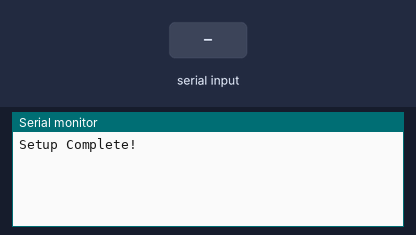
This sketch was run on a simulated Arduino Uno, built with avr-gcc and run on an emulated ATmega328P. Shown: the last lines printed to the serial monitor. The test bench sets the inputs (shaded band).

Above: at 2.2 s.
2.3 s: "1" received over the second serial link
At 3.5 s:
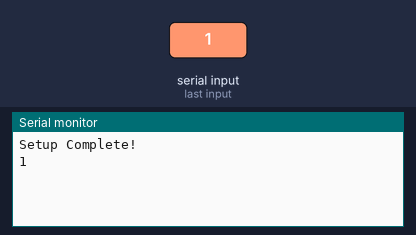
3.8 s: "0" received over the second serial link
At 4.9 s:
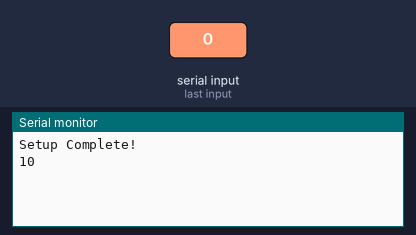

Measured:
- after the input at 2.3 s, the serial monitor: prints a new line at once (image 1)
- after the input at 3.8 s, the serial monitor: prints a new line at once (image 2)

The sketch:

sketch_feb18c.ino
```cpp
#include <SoftwareSerial.h>

//SIM900 TX is connected to Arduino D6
#define SIM900_TX_PIN 7

//SIM900 RX is connected to Arduino D7
#define SIM900_RX_PIN 8

//Create software serial object to communicate with SIM900
SoftwareSerial serialSIM900(SIM900_TX_PIN,SIM900_RX_PIN);

void setup() {
  //Begin serial comunication with Arduino and Arduino IDE (Serial Monitor)
  Serial.begin(9600);
  while(!Serial);

  //Being serial communication witj Arduino and SIM900
  serialSIM900.begin(9600);
  delay(1000);

  Serial.println("Setup Complete!");
}

void loop() {
  //Read SIM900 output (if available) and print it in Arduino IDE Serial Monitor
  if(serialSIM900.available()){
    Serial.write(serialSIM900.read());
  }
  //Read Arduino IDE Serial Monitor inputs (if available) and send them to SIM900
  if(Serial.available()){
    serialSIM900.write(Serial.read());
  }
}
```
